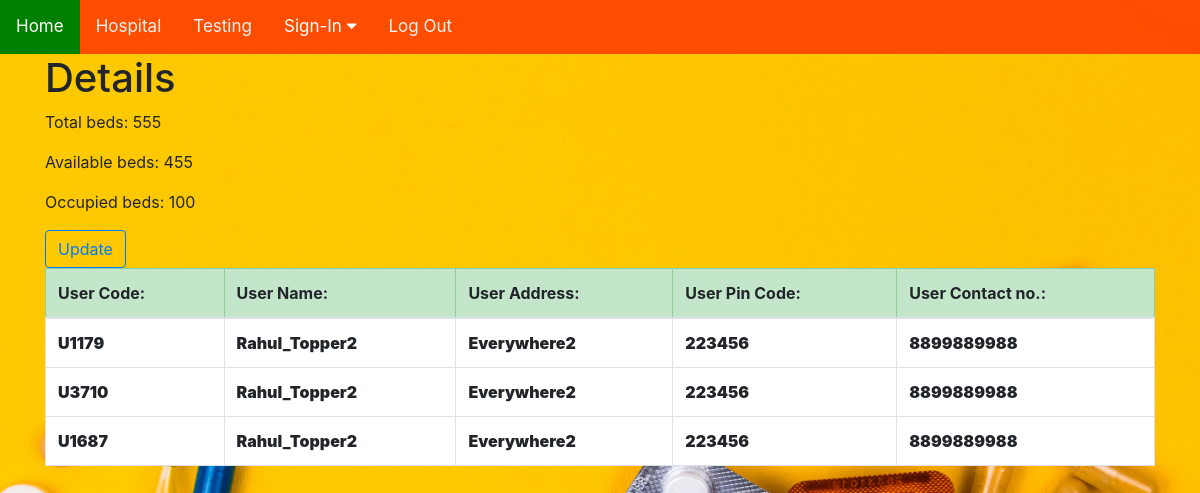
Page / (signed in) on the earlier database version.
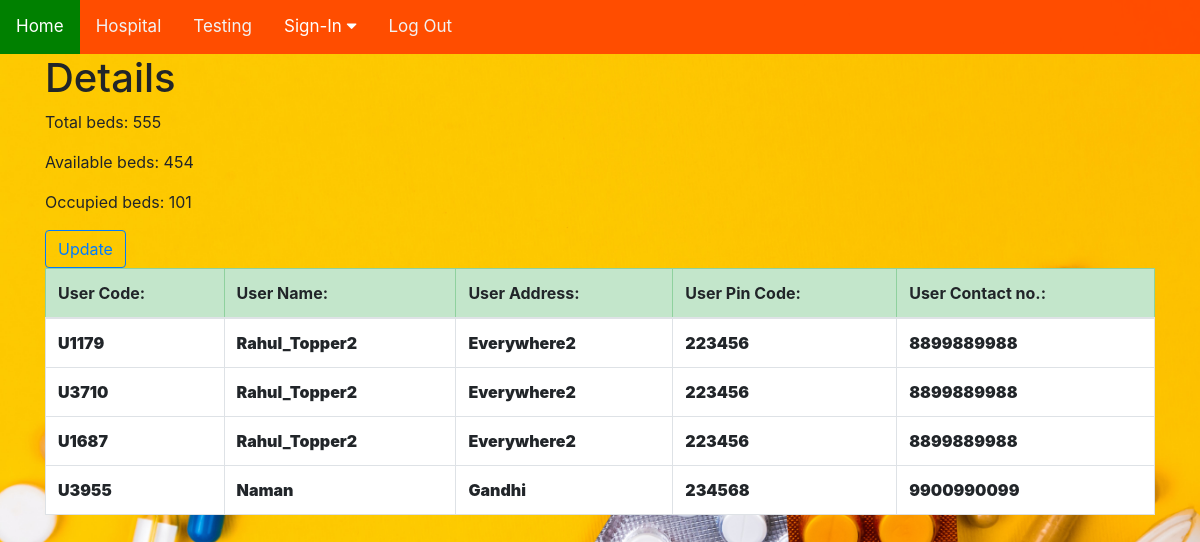
Same page on the later database version.
### accounts/models.py (models this page shows)
class Hospitalprofile(models.Model):
    slug = models.SlugField(unique=True,null=True)
    hospital = models.OneToOneField(User,on_delete=models.CASCADE)
    name = models.CharField(max_length=40)
    address = models.CharField(max_length=1000)
    pin_code = models.CharField(max_length=6,validators=[MinLengthValidator(6)])
    contact_no = models.CharField(max_length=10,validators=[MinLengthValidator(10)])
    total_beds = models.PositiveSmallIntegerField()
    occupied_beds = models.PositiveSmallIntegerField()
    available_beds = models.PositiveSmallIntegerField()

class Booking(models.Model):
    naiveuser_id = models.CharField(max_length=10)
    name = models.CharField(max_length=40)
    address = models.CharField(max_length=1000)
    pin_code = models.CharField(max_length=6,validators=[MinLengthValidator(6)])
    contact_no = models.CharField(max_length=10,validators=[MinLengthValidator(10)])
    booking = models.ForeignKey(User,on_delete=models.CASCADE)

### general/views.py (the view, shortened to what this page needs)
# urls.py: path('',Homepage,name='home'),
def Homepage(request):
    current_instance ="Null"
    is_hospital = "Null"
    bookings_under = "No bookings"
    if request.user.is_authenticated:
        try:
            current_instance = Hospitalprofile.objects.get(hospital=request.user)
            is_hospital="True"
        except:
            current_instance = Testingprofile.objects.get(testing=request.user)
            is_hospital="False"
        try:
            bookings_under=Booking.objects.filter(booking=request.user)
        except :
            bookings_under = "No bookings"
    hospitals = Hospitalprofile.objects.raw('SELECT * FROM accounts_hospitalprofile')
    testing = Testingprofile.objects.all()
    filteredhospitals = []
    filteredtesting = []
    if bookings_under != "No bookings":
        if bookings_under.count() is 0:
            bookings_under = "No bookings"
    return render(request,'index.html',{'hospitals':hospitals,
                                         'testing':testing,
                                         'filteredhospitals':filteredhospitals,
                                         'filteredtesting':filteredtesting,
                                         'is_hospital':is_hospital,
                                         'bookings_under':bookings_under,
                                         'current_instance':current_instance})

### templates/index.html (shortened to what this page needs)
{% extends "base.html"%}
{% block content %}
  <div class="container">
  {% if is_hospital == "True" %}
  <h1>Details</h1>
  <p>Total beds: {{ current_instance.total_beds }}</p>
  <p>Available beds: {{ current_instance.available_beds }}</p>
  <p>Occupied beds: {{ current_instance.occupied_beds }}</p>
  <a href="{% url 'accounts:hupdate' %}">
    <button type="button" class="btn btn-outline-primary" name="button">Update</button>
  </a>
  {% if bookings_under == "No bookings" %}
  <div class="text-center">
       <div class="alert alert-warning" role="alert">
         There are no bookings under your hospital name
       </div>
  </div>
  {% else %}
  <table class="table table-bordered">
    <thead class="table-success">
      <th>User Code:</th>
      <th>User Name:</th>
      <th>User Address:</th>
      <th>User Pin Code:</th>
      <th>User Contact no.:</th>
    </thead>
    {% for bookings in bookings_under %}
    <tr>
      <td>{{ bookings.naiveuser_id }}</td>
      <td>{{ bookings.name }}</td>
      <td>{{ bookings.address }}</td>
      <td>{{ bookings.pin_code }}</td>
      <td>{{ bookings.contact_no }}</td>
    </tr>
    {% endfor %}
  </table>
  {% endif %}
{% endif %}
</div>
{% endblock %}

Differences in the rows shown:
changed Hospitalprofile: available_beds "455" → "454"; occupied_beds "100" → "101"
added Booking: naiveuser_id "U3955", name "Naman", address "Gandhi", pin_code "234568", contact_no "9900990099"
